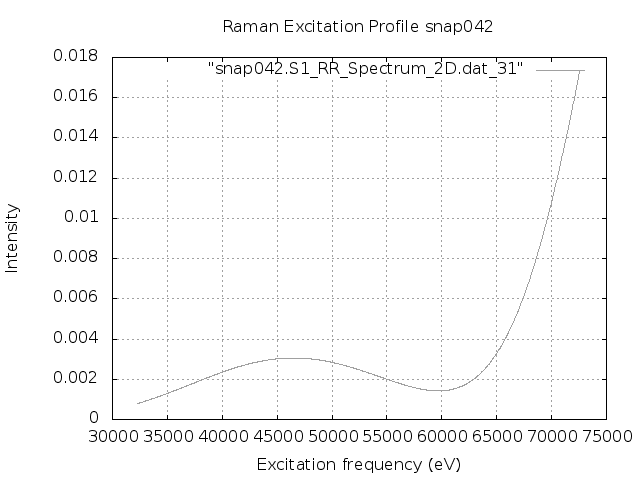

gnuplot code for this plot:
set terminal png
set output "snap042.S1.REP_frozen.png"
set xlabel 'Excitation frequency (eV)'
set ylabel 'Intensity'
set title "Raman Excitation Profile snap042"
set grid
set autoscale
plot "snap042.S1_RR_Spectrum_2D.dat_31" with lines lc "blue"
exit
